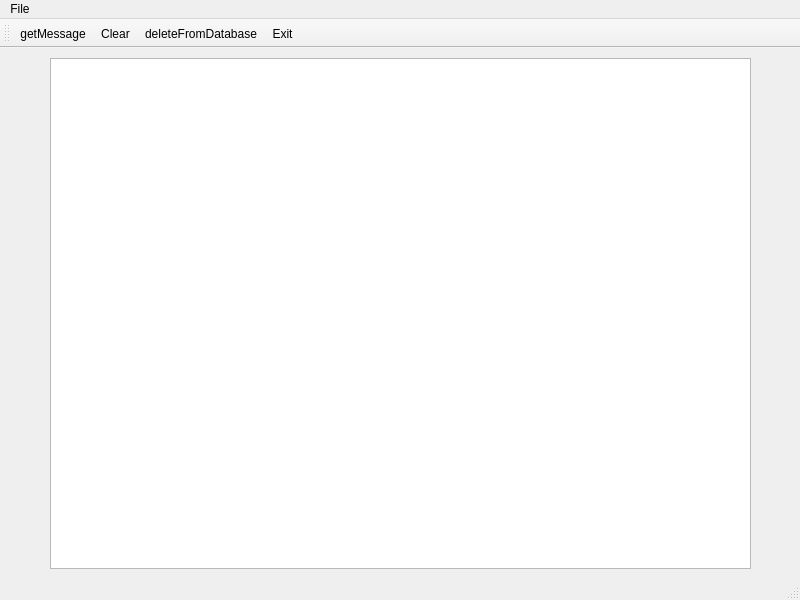
<?xml version="1.0" encoding="UTF-8"?>
<ui version="4.0">
 <class>MainWindow</class>
 <widget class="QMainWindow" name="MainWindow">
  <property name="geometry">
   <rect>
    <x>0</x>
    <y>0</y>
    <width>800</width>
    <height>600</height>
   </rect>
  </property>
  <property name="windowTitle">
   <string>Viewer</string>
  </property>
  <widget class="QWidget" name="centralwidget">
   <widget class="QPlainTextEdit" name="plainTextEdit">
    <property name="geometry">
     <rect>
      <x>50</x>
      <y>10</y>
      <width>701</width>
      <height>511</height>
     </rect>
    </property>
   </widget>
  </widget>
  <widget class="QMenuBar" name="menubar">
   <property name="geometry">
    <rect>
     <x>0</x>
     <y>0</y>
     <width>800</width>
     <height>22</height>
    </rect>
   </property>
   <widget class="QMenu" name="menuFile">
    <property name="title">
     <string>File</string>
    </property>
    <addaction name="actionClear"/>
    <addaction name="actionExit"/>
   </widget>
   <addaction name="menuFile"/>
  </widget>
  <widget class="QStatusBar" name="statusbar"/>
  <widget class="QToolBar" name="toolBar">
   <property name="windowTitle">
    <string>toolBar</string>
   </property>
   <attribute name="toolBarArea">
    <enum>TopToolBarArea</enum>
   </attribute>
   <attribute name="toolBarBreak">
    <bool>false</bool>
   </attribute>
   <addaction name="actiongetMessage"/>
   <addaction name="actionClear"/>
   <addaction name="actiondeleteFromDatabase"/>
   <addaction name="actionExit"/>
  </widget>
  <action name="actionClear">
   <property name="text">
    <string>Clear</string>
   </property>
  </action>
  <action name="actionExit">
   <property name="text">
    <string>Exit</string>
   </property>
  </action>
  <action name="actiongetMessage">
   <property name="text">
    <string>getMessage</string>
   </property>
  </action>
  <action name="actiondeleteFromDatabase">
   <property name="text">
    <string>deleteFromDatabase</string>
   </property>
  </action>
 </widget>
 <resources/>
 <connections/>
</ui>
